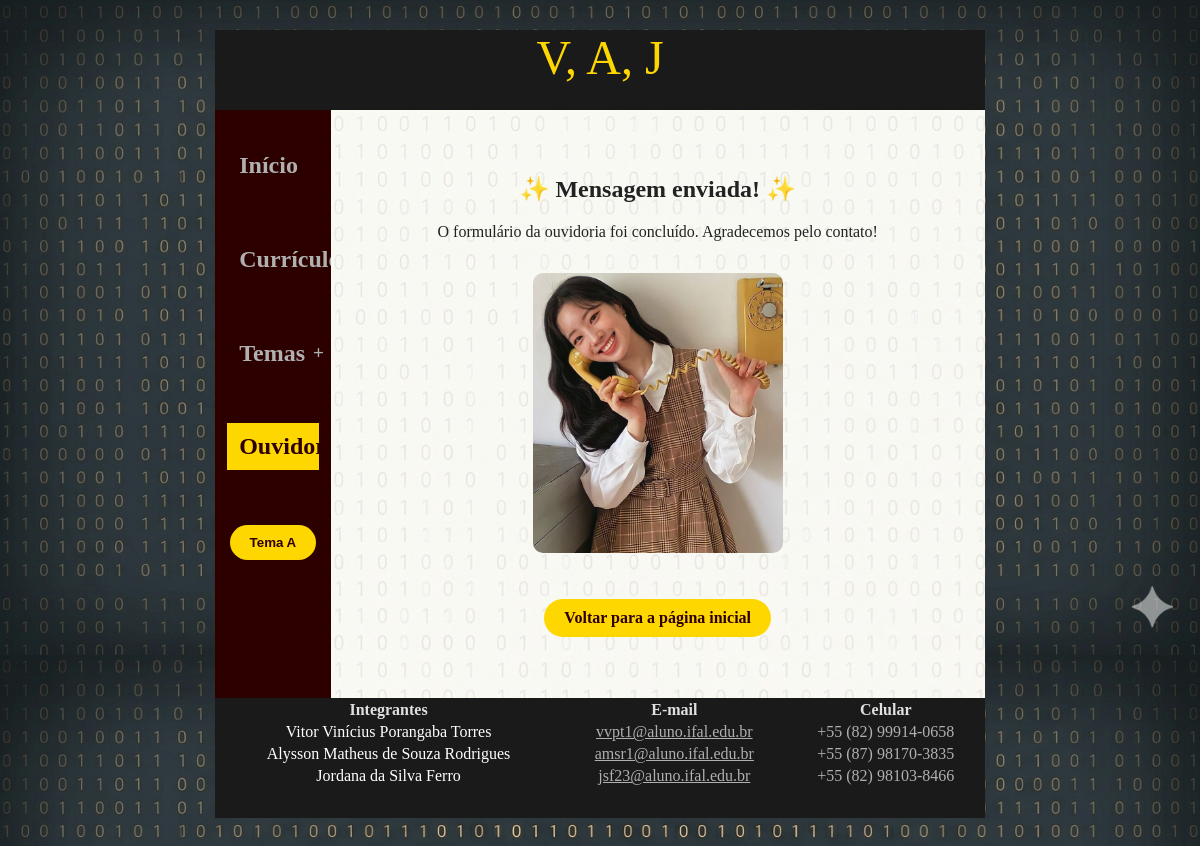
/ouvidoria/sucesso/, run on an earlier commit of the app's database.
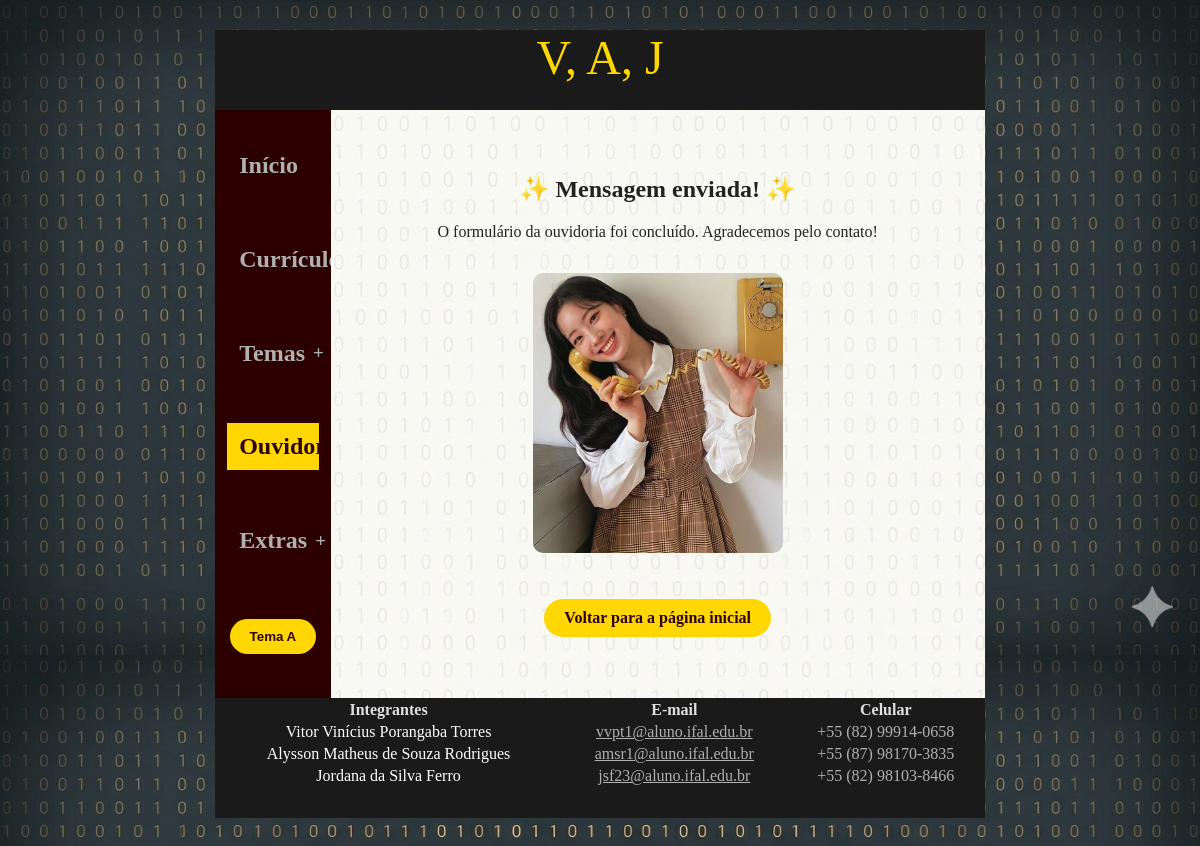
And on a later commit of the database.
### portal/models.py (models this page shows, shortened)
class GrupoMenu(models.Model):
	titulo = models.CharField(max_length=100, null=True)
	nome_exibicao = models.CharField(max_length=100, help_text='Defina o nome que será exibido no menu lateral', default='Botão')
	ordem = models.PositiveIntegerField(unique=True, default=0, help_text='Define a ordem dos botões')
	ativo = models.BooleanField(default=True)
	class Meta:
		ordering = ['ordem']

class Menu(models.Model):
    opcoes = (('interno', 'Interno'), ('externo', 'Externo'))
    titulo = models.CharField(max_length=100, null=True)
    nome_exibicao = models.CharField(max_length=100, help_text='Defina o nome que será exibido no menu lateral', default='Botão')
    tipo_destino = models.CharField(max_length=20, choices=opcoes, default='interno')
    conteudo_relacionado = models.ForeignKey(Conteudo, on_delete=models.CASCADE, null=True, blank=True)
    url_externo = models.URLField(max_length=200, null=True, help_text='Link para acessar site externo', default=None, blank=True)
    ordem = models.PositiveIntegerField(unique=True, default=0, help_text='Define a ordem dos botões')
    ativo = models.BooleanField(default=True)
    controlador = models.ForeignKey(GrupoMenu, on_delete=models.SET_NULL, null=True, blank=True, help_text='Selecione o botão controlador, não selecione nehum para que fique independente')
    class Meta:
        ordering = ['ordem']

### portal/views.py (the view)
# urls.py: path('ouvidoria/sucesso/', views.ouvidoria_sucesso, name='ouvidoria_sucesso'),
def ouvidoria_sucesso(request):
    confirmacao = request.session.pop('ouvidoria_confirmacao', None)
    contexto = {
        **contexto_layout(request, 'ouvidoria'),
        'confirmacao': confirmacao,
    }
    return render(request, 'ouvidoria_sucesso.html', contexto)

### portal/views.py (called while the page is built)
def contexto_layout(request, pagina_atual=None):
    return {
        'itens_menu': obter_itens_menu(request),
        'pagina_atual': pagina_atual,
    }

### portal/templates/ouvidoria_sucesso.html
{% extends "layout.html" %}
{% load static %}
{% block conteudo %}
<section class="pagina-sucesso">
    <h1>✨ Mensagem enviada! ✨</h1>
    {% if confirmacao %}
        <p>
            Obrigado, <strong>{{ confirmacao.nome }}</strong>!<br><br>
            Recebemos sua solicitação com sucesso. Em breve, entraremos em contato
            pelo e-mail <strong>{{ confirmacao.email }}</strong>.
        </p>
    {% else %}
        <p>O formulário da ouvidoria foi concluído. Agradecemos pelo contato!</p>
    {% endif %}
    <img src="{% static 'img/sucesso.jpeg' %}"
         alt="Ilustração de confirmação do envio"
         class="imagem-sucesso">
    <p><a href="{% url 'menu' %}" class="botao-home">Voltar para a página inicial</a></p>
</section>
{% endblock %}

### portal/templates/layout.html (shortened to what the changed rows need)
{% load static %}
<!DOCTYPE html>
<html lang="pt-br">
<head>
    <link rel="stylesheet" href="{% static 'css/estrutura.css' %}">
    <link rel="stylesheet" href="{% static 'css/estilos.css' %}" id="estilos">
</head>
<body id="corpo" class="temav">
    <div class="meu_container">
        <div class="grade">
            <aside class="barra_lateral">
                <nav aria-label="Menu principal">
                    <h2 class="{% if pagina_atual == 'capa' %}botaoativo{% else %}botaoinativo{% endif %}">
                        <a class="link-menu {% if pagina_atual == 'capa' %}botaoativo{% else %}botaoinativo{% endif %}"
                           href="{% url 'menu' %}"
                           {% if pagina_atual == 'capa' %}aria-current="page"{% endif %}>
                            Início
                        </a>
                    </h2>
                    {% for item in itens_menu %}
                        {% if item.tipo == 'grupo' %}
                            <section class="grupo-menu">
                                <form method="post" action="{% url 'alternar_grupo' item.grupo.pk %}">
                                    <h2 class="{% if item.aberto %}botaoativo{% else %}botaoinativo{% endif %}">
                                        <a href="#"
                                           class="link-menu {% if item.aberto %}botaoativo{% else %}botaoinativo{% endif %}"
                                           role="button"
                                           aria-expanded="{% if item.aberto %}true{% else %}false{% endif %}"
                                           onclick="event.preventDefault(); this.closest('form').requestSubmit();">
                                            {{ item.grupo.nome_exibicao }}
                                            <span class="indicador-grupo" aria-hidden="true">
                                                {% if item.aberto %}−{% else %}+{% endif %}
                                            </span>
                                        </a>
                                    </h2>
                                </form>
                            </section>
                        {% else %}
                            {% if item.menu.tipo_destino == 'interno' %}
                                <h2 class="{% if pagina_atual == item.menu.conteudo_relacionado.slug %}botaoativo{% else %}botaoinativo{% endif %}">
                                    <a class="link-menu {% if pagina_atual == item.menu.conteudo_relacionado.slug %}botaoativo{% else %}botaoinativo{% endif %}"
                                       href="{% url 'conteudo' item.menu.conteudo_relacionado.slug %}"
                                       {% if pagina_atual == item.menu.conteudo_relacionado.slug %}aria-current="page"{% endif %}>
                                        {{ item.menu.nome_exibicao }}
                                    </a>
                                </h2>
                            {% endif %}
                        {% endif %}
                    {% endfor %}
                </nav>
            </aside>
            <main id="conteudo">
                {% block conteudo %}{% endblock %}
            </main>
        </div>
        <footer id="rodape">
        <table style="width: 100%;">
            <thead>
                <tr>
                    <th>Integrantes</th>
                    <th>E-mail</th>
                    <th>Celular</th>
                </tr>
            </thead>
        </table>
    </footer>
    </div>
</body>
</html>

What changed in the data, as far as the page shows it:
added GrupoMenu: grupo.nome_exibicao "Extras"
